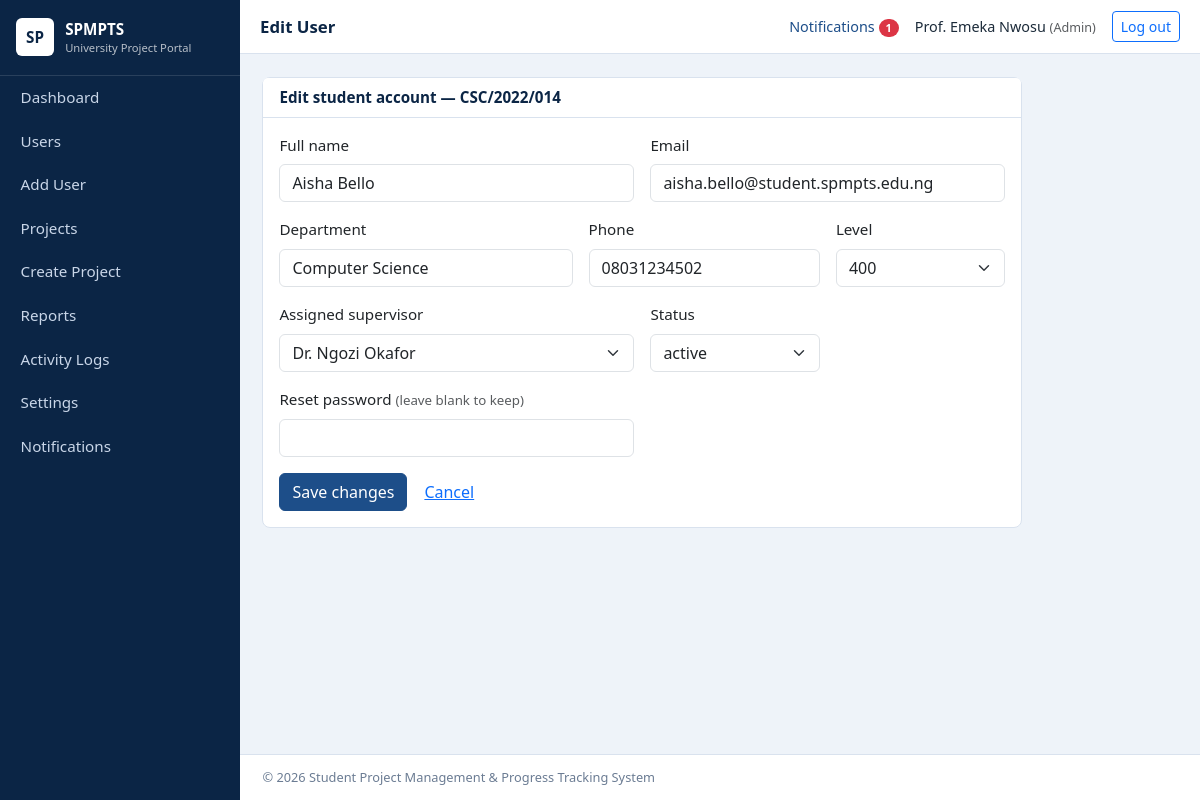
The app's page /admin/user_edit.php?id=5 (signed in) with its own data.
### tables this page shows
CREATE TABLE students (
  id INT UNSIGNED AUTO_INCREMENT PRIMARY KEY,
  user_id INT UNSIGNED NOT NULL UNIQUE,
  matric_no VARCHAR(30) NOT NULL UNIQUE,
  department VARCHAR(120) NOT NULL,
  level VARCHAR(5) NOT NULL DEFAULT '400',
  phone VARCHAR(25) NULL,
  supervisor_id INT UNSIGNED NULL,
  created_at TIMESTAMP NOT NULL DEFAULT CURRENT_TIMESTAMP,
  CONSTRAINT fk_stu_user FOREIGN KEY (user_id) REFERENCES users(id) ON DELETE CASCADE,
  CONSTRAINT fk_stu_sup FOREIGN KEY (supervisor_id) REFERENCES supervisors(id) ON DELETE SET NULL
);

CREATE TABLE users (
  id INT UNSIGNED AUTO_INCREMENT PRIMARY KEY,
  full_name VARCHAR(120) NOT NULL,
  email VARCHAR(150) NOT NULL UNIQUE,
  password_hash VARCHAR(255) NOT NULL,
  role ENUM('admin','supervisor','student') NOT NULL,
  status ENUM('active','inactive') NOT NULL DEFAULT 'active',
  last_login DATETIME NULL,
  created_at TIMESTAMP NOT NULL DEFAULT CURRENT_TIMESTAMP,
  INDEX idx_users_role (role), INDEX idx_users_status (status)
);

CREATE TABLE projects (
  id INT UNSIGNED AUTO_INCREMENT PRIMARY KEY,
  student_id INT UNSIGNED NOT NULL UNIQUE,
  supervisor_id INT UNSIGNED NULL,
  title VARCHAR(255) NOT NULL,
  description TEXT NULL,
  status ENUM('Not Started','In Progress','Completed') NOT NULL DEFAULT 'Not Started',
  progress TINYINT UNSIGNED NOT NULL DEFAULT 0,
  created_at TIMESTAMP NOT NULL DEFAULT CURRENT_TIMESTAMP,
  CONSTRAINT fk_proj_stu FOREIGN KEY (student_id) REFERENCES students(id) ON DELETE CASCADE,
  CONSTRAINT fk_proj_sup FOREIGN KEY (supervisor_id) REFERENCES supervisors(id) ON DELETE SET NULL,
  INDEX idx_proj_sup (supervisor_id), INDEX idx_proj_status (status)
);

CREATE TABLE supervisors (
  id INT UNSIGNED AUTO_INCREMENT PRIMARY KEY,
  user_id INT UNSIGNED NOT NULL UNIQUE,
  staff_no VARCHAR(30) NOT NULL UNIQUE,
  department VARCHAR(120) NOT NULL,
  phone VARCHAR(25) NULL,
  created_at TIMESTAMP NOT NULL DEFAULT CURRENT_TIMESTAMP,
  CONSTRAINT fk_sup_user FOREIGN KEY (user_id) REFERENCES users(id) ON DELETE CASCADE
);

### config/db.php (called while the page is built, shortened)
<?php
function db(): PDO {
    static $pdo = null;
    if ($pdo === null) {
        try {
            $pdo = new PDO('mysql:host=' . DB_HOST . ';dbname=' . DB_NAME . ';charset=utf8mb4', DB_USER, DB_PASS, [
                PDO::ATTR_ERRMODE => PDO::ERRMODE_EXCEPTION,
                PDO::ATTR_DEFAULT_FETCH_MODE => PDO::FETCH_ASSOC,
                PDO::ATTR_EMULATE_PREPARES => false,
            ]);
        } catch (PDOException $e) {
            http_response_code(500);
            exit('Database connection failed. Check config/db.php and make sure MySQL is running and database.sql has been imported.');
        }
    }
    return $pdo;
}

### includes/auth.php (called while the page is built, shortened)
<?php
require_once __DIR__ . '/../config/db.php';
function e($v): string { return htmlspecialchars((string)$v, ENT_QUOTES, 'UTF-8'); }
function url(string $p = ''): string { return BASE_URL . '/' . ltrim($p, '/'); }

### admin/user_edit.php (the view, shortened to what this page needs)
<?php
require_once __DIR__ . '/../includes/auth.php';
$id = (int)($_GET['id'] ?? $_POST['id'] ?? 0);
$q = db()->prepare('SELECT u.*, s.id sid, s.matric_no, s.level, s.phone sphone, s.department sdept, sp.id spid, sp.staff_no, sp.phone pphone, sp.department pdept FROM users u LEFT JOIN students s ON s.user_id=u.id LEFT JOIN supervisors sp ON sp.user_id=u.id WHERE u.id=?');
$q->execute([$id]); $u = $q->fetch();
$sups = db()->query('SELECT sp.id, usr.full_name FROM supervisors sp JOIN users usr ON usr.id=sp.user_id WHERE usr.status="active" ORDER BY usr.full_name')->fetchAll();
$curSup = null; if ($u['sid']) { $c = db()->prepare('SELECT supervisor_id FROM projects WHERE student_id=?'); $c->execute([$u['sid']]); $curSup = $c->fetchColumn() ?: null; }
$isStu = (bool)$u['sid']; $isSup = (bool)$u['spid'];
$pageTitle = 'Edit User'; include __DIR__ . '/../includes/header.php';
foreach ($errors as $er): ?><div class="alert alert-danger py-2"><?= e($er) ?></div><?php endforeach; ?>
<div class="card" style="max-width:760px"><div class="card-header">Edit <?= e($u['role']) ?> account<?= $isStu ? ' — ' . e($u['matric_no']) : ($isSup ? ' — ' . e($u['staff_no']) : '') ?></div><div class="card-body"><form method="post"><?= csrf_field() ?><input type="hidden" name="id" value="<?= $id ?>">
<div class="row g-3">
 <div class="col-md-6"><label class="form-label">Full name</label><input name="full_name" class="form-control" value="<?= e($_POST['full_name'] ?? $u['full_name']) ?>" required></div>
 <div class="col-md-6"><label class="form-label">Email</label><input type="email" name="email" class="form-control" value="<?= e($_POST['email'] ?? $u['email']) ?>" required></div>
 <?php if ($isStu || $isSup): ?><div class="col-md-5"><label class="form-label">Department</label><input name="department" class="form-control" value="<?= e($u['sdept'] ?? $u['pdept']) ?>"></div>
 <div class="col-md-4"><label class="form-label">Phone</label><input name="phone" class="form-control" value="<?= e($u['sphone'] ?? $u['pphone']) ?>"></div><?php endif; ?>
 <?php if ($isStu): ?><div class="col-md-3"><label class="form-label">Level</label><select name="level" class="form-select"><?php foreach (['100','200','300','400','500'] as $l): ?><option <?= $u['level']===$l?'selected':'' ?>><?= $l ?></option><?php endforeach; ?></select></div>
 <div class="col-md-6"><label class="form-label">Assigned supervisor</label><select name="supervisor_id" class="form-select"><option value="0">— None —</option><?php foreach ($sups as $s): ?><option value="<?= (int)$s['id'] ?>" <?= (int)$curSup === (int)$s['id'] ? 'selected' : '' ?>><?= e($s['full_name']) ?></option><?php endforeach; ?></select></div><?php endif; ?>
 <div class="col-md-3"><label class="form-label">Status</label><select name="status" class="form-select"><option <?= $u['status']==='active'?'selected':'' ?>>active</option><option <?= $u['status']==='inactive'?'selected':'' ?>>inactive</option></select></div>
 <div class="col-md-6"><label class="form-label">Reset password <small class="text-muted">(leave blank to keep)</small></label><input type="password" name="password" class="form-control" minlength="8" autocomplete="new-password"></div>
</div><button class="btn btn-primary mt-3">Save changes</button> <a class="btn btn-link mt-3" href="<?= e(url('admin/users.php')) ?>">Cancel</a></form></div></div>
<?php include __DIR__ . '/../includes/footer.php'; ?>

### assets/css/style.css (style rules this page uses)
:root { --navy:#0b2545;--blue:#1d4e89;--light:#eef3f9;--line:#d9e2ee }
body { background:var(--light);font-family:"Segoe UI",Roboto,Arial,sans-serif;color:#1c2b3a;font-size:.95rem }
.card { border:1px solid var(--line);border-radius:8px;box-shadow:none }
.card-header { background:#fff;font-weight:600;color:var(--navy);border-bottom:1px solid var(--line) }
.btn-primary { background:var(--blue);border-color:var(--blue) }

### records on screen
students: user.role "student", matric_no "CSC/2022/014", full_name "Aisha Bello", email "aisha.bello@student.spmpts.edu.ng", department "Computer Science", phone "08031234502", level "400"
projects: supervisor_id "Dr. Ngozi Okafor"
users: status "active"

### other values on screen
$label "Dashboard"
$label "Users"
$label "Add User"
$label "Projects"
$label "Create Project"
$label "Reports"
$label "Activity Logs"
$label "Settings"
$pageTitle "Edit User"
$unread "1"
$_SESSION['name'] "Prof. Emeka Nwosu"
$role "Admin"
